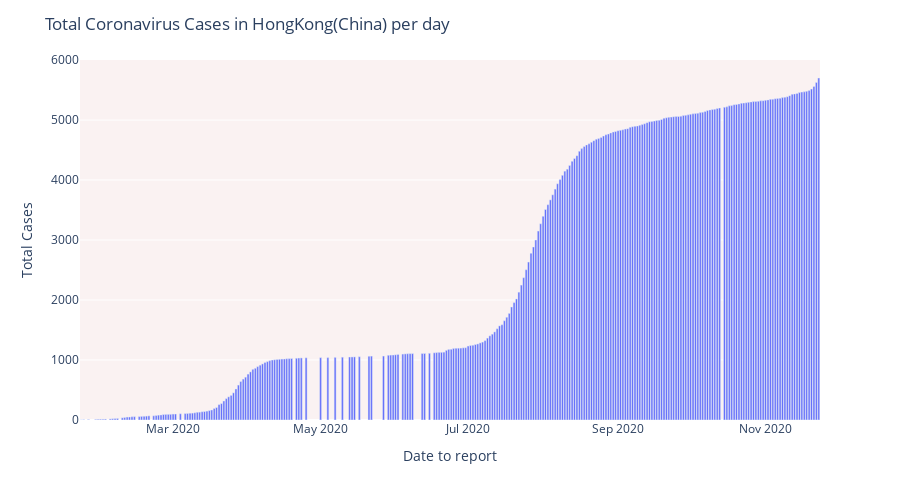

This figure's notebook cell:
### Code cell
# Total cases in HongKong Everyday
fig = px.bar(total_cases, x='Date to report', y='Total Cases', barmode='group', height=500)
fig.update_layout(title_text='Total Coronavirus Cases in HongKong(China) per day', plot_bgcolor='rgb(250, 242, 242)')
fig.show()

### Figure 1 — Plotly figure (JSON) as saved in the notebook; plotly's stock layout.template omitted (floating-point values rounded to 4 significant figures; data arrays with more than 128 entries replaced by an {"elided": "..."} marker saying what was removed)
{"data": [{"alignmentgroup": "True", "hovertemplate": "Date to report=%{x}<br>Total Cases=%{y}<extra></extra>", "legendgroup": "", "marker": {"color": "#636efa"}, "name": "", "offsetgroup": "", "orientation": "v", "showlegend": false, "textposition": "auto", "type": "bar", "x": {"elided": "266 str values"}, "xaxis": "x", "y": {"elided": "266 int values"}, "yaxis": "y"}], "layout": {"barmode": "group", "height": 500, "legend": {"tracegroupgap": 0}, "margin": {"t": 60}, "plot_bgcolor": "rgb(250, 242, 242)", "title": {"text": "Total Coronavirus Cases in HongKong(China) per day"}, "xaxis": {"anchor": "y", "domain": [0, 1], "title": {"text": "Date to report"}}, "yaxis": {"anchor": "x", "domain": [0, 1], "title": {"text": "Total Cases"}}}}
